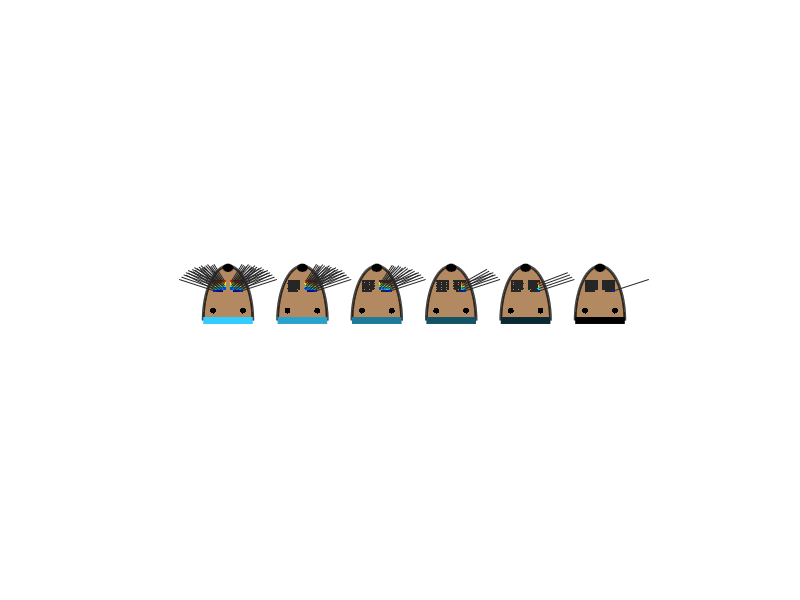
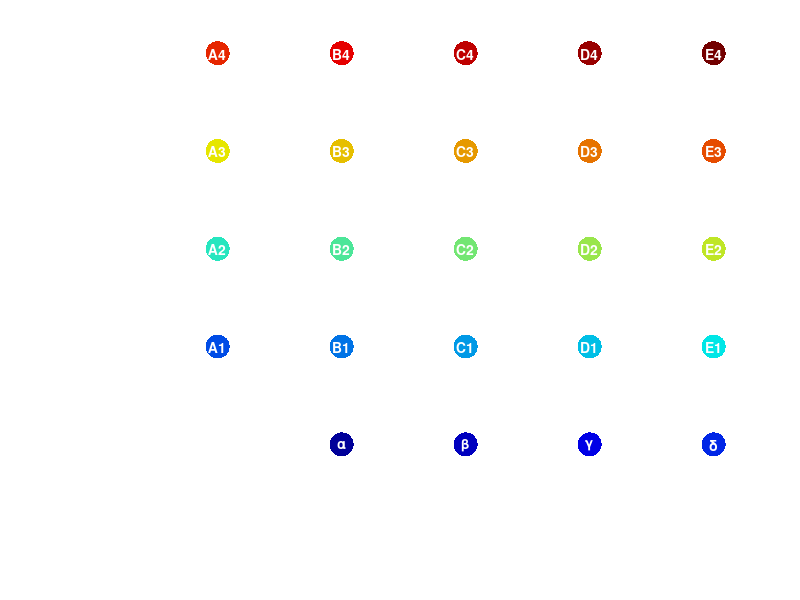

Here is the MATLAB script that generated these plots, in order:
function whiskerTrimSchematic()

% settings
centers = 0:3:3*5;
colors = repmat([51 204 255]/255, 6, 1) .* fliplr(linspace(0,1,6))';

faceWid = 1;
faceHgt = 2.2;
padWid = .4;
padLoc = [.35 1.4];
noseWid = .2;
noseHgt = .15;
wiskAngles = [.2 1] * (pi/2);
wiskLengths = [.8 1.5];
eyePos = [.6 .4];
eyeRad = .12;
furColor = hsv2rgb([.08 .7 .6]);
whiskerThickness = .5;

padX = [2 3 4 5, 1 2 3 4 5, 1 2 3 4 5, 1 2 3 4 5, 1 2 3 4 5];
padY = [1 1 1 1, 2 2 2 2 2, 3 3 3 3 3, 4 4 4 4 4, 5 5 5 5 5];



% conditions
whiskers = {{'\alpha', '\beta', '\gamma', '\delta', 'A1', 'B1', 'C1', 'D1', 'E1', 'A2', 'B2', 'C2', 'D2', 'E2', 'A3', 'B3', 'C3', 'D3', 'E3', 'A4', 'B4', 'C4', 'D4', 'E4'}, ...
    {'\alpha', '\beta', '\gamma', '\delta', 'A1', 'B1', 'C1', 'D1', 'E1', 'A2', 'B2', 'C2', 'D2', 'E2', 'A3', 'B3', 'C3', 'D3', 'E3', 'A4', 'B4', 'C4', 'D4', 'E4'}, ...
    {'\gamma', '\delta', 'A1', 'B1', 'C1', 'D1', 'E1', 'A2', 'B2', 'C2', 'D2', 'E2', 'A3', 'B3', 'C3', 'D3', 'E3'}, ...
    {'\gamma', '\delta', 'D1', 'E1', 'D2', 'E2', 'D3', 'E3'}, ...
    {'\delta', 'E1', 'E2', 'E3'}, ...
    {'\delta'}};
bilateral = [1 0 0 0 0 0];
whiskerColors = jet(length(whiskers{1}))*.9;



% plot mice
figure('menubar', 'none', 'color', 'white', 'position', [98 795 1061 242]); hold on
for i = 1:length(centers)
    plotWhiskers(whiskers{i}, centers(i), bilateral(i), colors(i,:))
end
daspect([1 1 1])
set(gca, 'Visible', 'off')
saveas(gcf, fullfile(getenv('OBSDATADIR'), 'papers', 'hurdles_paper1', 'figures', 'matlabFigs', 'whiskerTrimSchematic'), 'svg');

% add schematic
figure('menubar', 'none', 'color', 'white', 'position', [886 955 273 235]); hold on
scatter(padX, padY, 300, whiskerColors, 'filled')
text(padX, padY, whiskers{1}, 'Color', 'white', ...
    'HorizontalAlignment', 'center', 'VerticalAlignment', 'middle', 'FontWeight', 'bold')
set(gca, 'Visible', 'off')
saveas(gcf, fullfile(getenv('OBSDATADIR'), 'papers', 'hurdles_paper1', 'figures', 'matlabFigs', 'whiskerTrimPadSchematic'), 'svg');



function plotWhiskers(whiskers, center, bilateral, conditionColor)

    % pad layout
    pad = {'\alpha', '\beta', '\gamma', '\delta', ...
        'A1', 'B1', 'C1', 'D1', 'E1', ...
        'A2', 'B2', 'C2', 'D2', 'E2', ...
        'A3', 'B3', 'C3', 'D3', 'E3', ...
        'A4', 'B4', 'C4', 'D4', 'E4'};

    % initializations
    padX = padX - mean(padX);
    padY = padY - mean(padY);
    bins = ismember(pad, whiskers);
    whiskerColorsMasked = whiskerColors;
    if any(~bins)
        whiskerColorsMasked(~bins,:) = repmat([.15 .15 .15], sum(~bins), 1);
    end

    % face outline
    t = 0:0.01:pi;
    x = faceWid*cos(t);
    y = faceHgt*sin(t);
    patch(x+center, y, furColor, 'EdgeColor', 'none', 'LineWidth', 3, 'facealpha', .75)
    plot(x+center, y, 'color', 'black', 'LineWidth', 2)
    plot([-1 1]*faceWid+center, [0 0], 'color', conditionColor, 'LineWidth', 5)

    % nose, eyes
    t = 0:0.01:2*pi;
    x = noseWid*cos(t);
    y = noseHgt*sin(t) + faceHgt-.5*noseHgt;
    patch(x+center, y, 'black')
    rectangle('position', [eyePos(1)-eyeRad+center, eyePos(2)-eyeRad, 2*eyeRad, 2*eyeRad], 'curvature', [1 1], 'facecolor', 'black', 'edgecolor', 'none');
    rectangle('position', [-eyePos(1)-eyeRad+center, eyePos(2)-eyeRad, 2*eyeRad, 2*eyeRad], 'curvature', [1 1], 'facecolor', 'black', 'edgecolor', 'none');

    % whisker pad
    scaling = (padWid/range(padX));
    x = padX*scaling + padLoc(1);
    y = padY*scaling + padLoc(2);
    scatter(x+center, y, 5, whiskerColorsMasked, 'filled');
    if bilateral
        scatter(-x+center, y, 5, whiskerColorsMasked, 'filled');
    else
        scatter(-x+center, y, 5, [.15 .15 .15], 'filled');
    end

    % whiskers
    xFrac = (padX-min(padX)) / range(padX);
    yFrac = (padY-min(padY)) / range(padY);
    for w = find(bins)
        a = interp1([-1 1], wiskAngles, -xFrac(w) + .1*yFrac(w));
        l = interp1([-1 1], wiskLengths, xFrac(w)-yFrac(w));
        plot([x(w) x(w)+cos(a)*l]+center, [y(w) y(w)+sin(a)*l], ...
            'Color', [.15 .15 .15], 'linewidth', whiskerThickness)
        if bilateral
            plot(-[x(w) x(w)+cos(a)*l]+center, [y(w) y(w)+sin(a)*l], ...
                'Color', [.15 .15 .15], 'linewidth', whiskerThickness)
        end
    end
    
    % text beneath face
%     text(center, 0, sprintf('%s ', whiskers{:}), ...
%         'HorizontalAlignment', 'center', 'VerticalAlignment', 'top')    
end
end